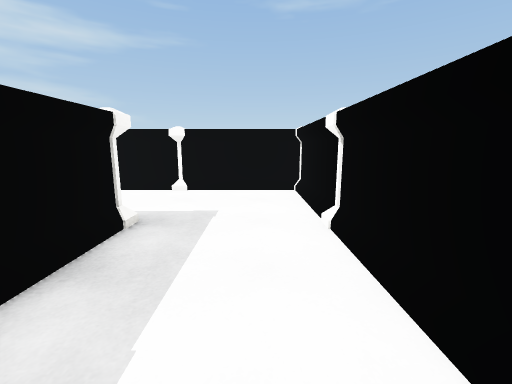
view 1 (above)

23 first-person views from a walk through a Unity game level. The camera is 1.4 m above the floor, tilts 10° down and sees 90° across. The floor is counted in squares, 1 m on a side. Each view is taken from the middle of a square. On the plan, view 1 faces up. The plan holds only what a view shows up to about 13 squares ahead; the rest is blank. The place goes on beyond the plan. The player is left out. Surface patterns are stand-ins for the level's own textures.

view 2
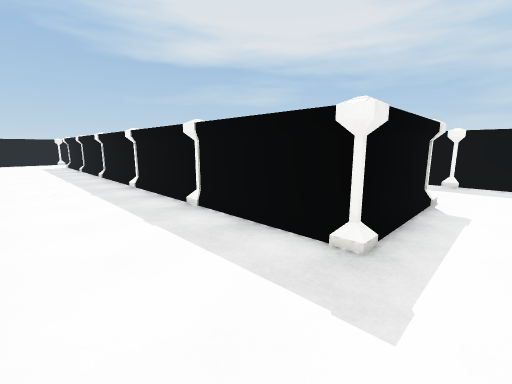

view 3
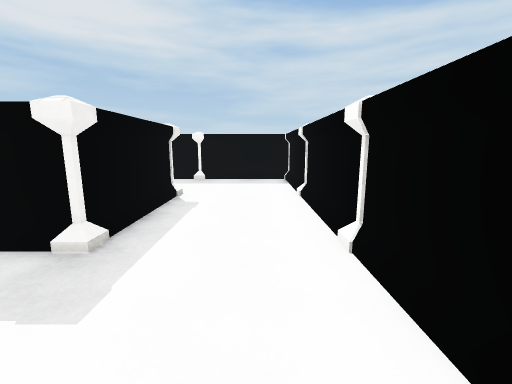

view 4
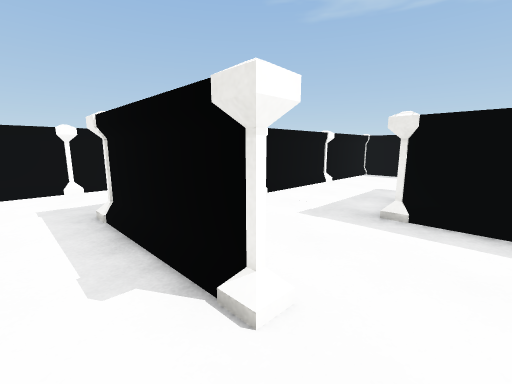

view 5
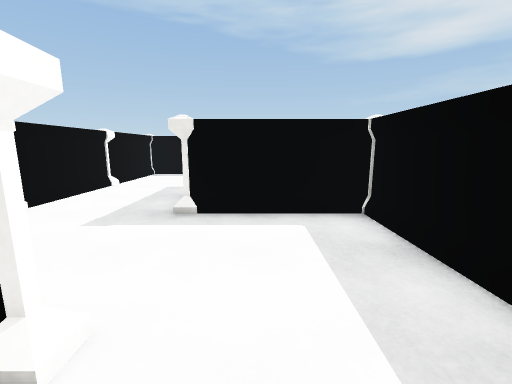

view 6
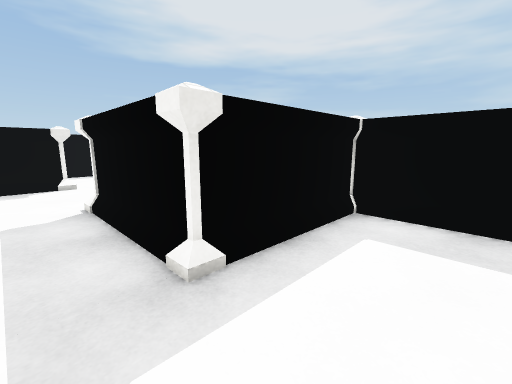

view 7
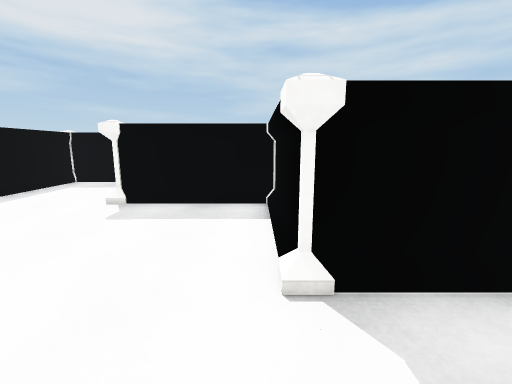

view 8
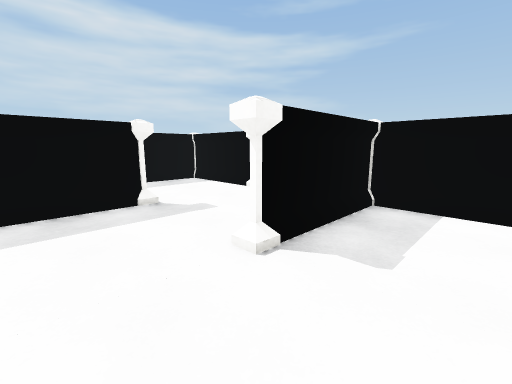

view 9
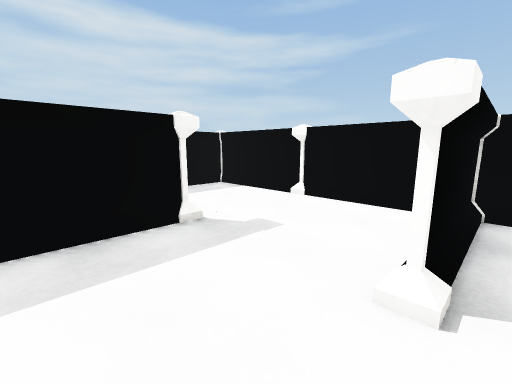

view 10
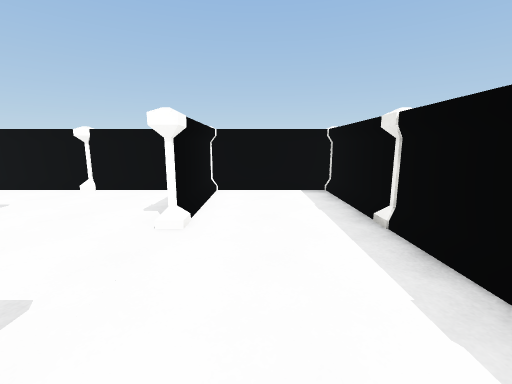

view 11
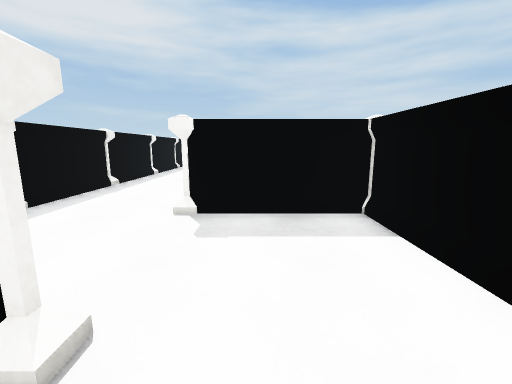

view 12
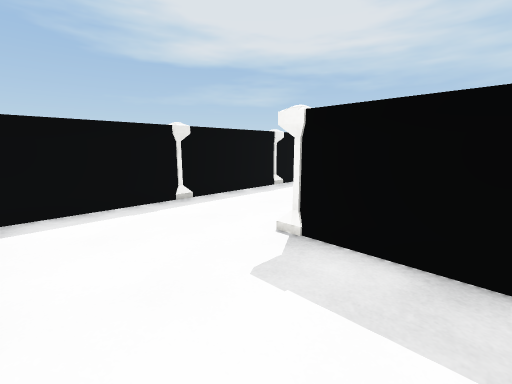

view 13
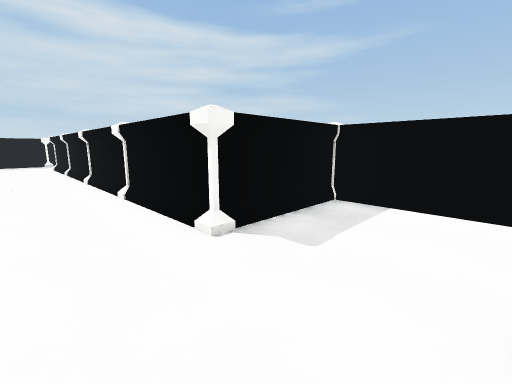

view 14
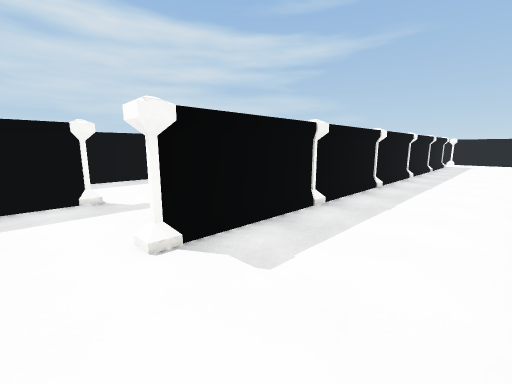

view 15
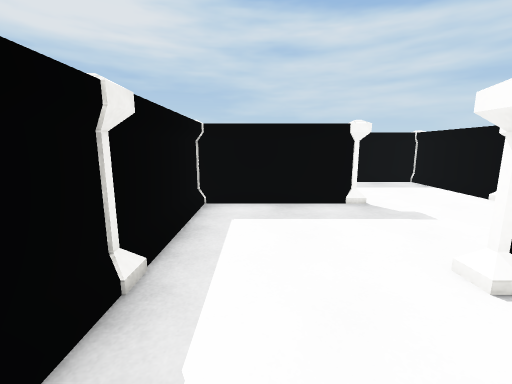

view 16
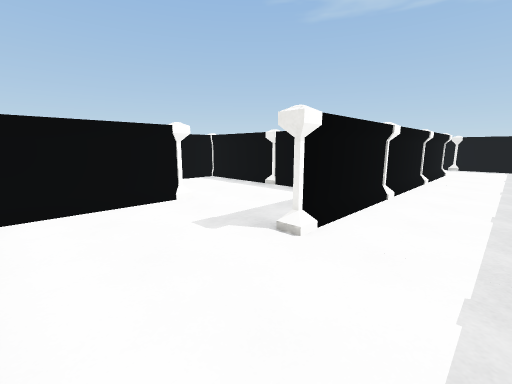

view 17
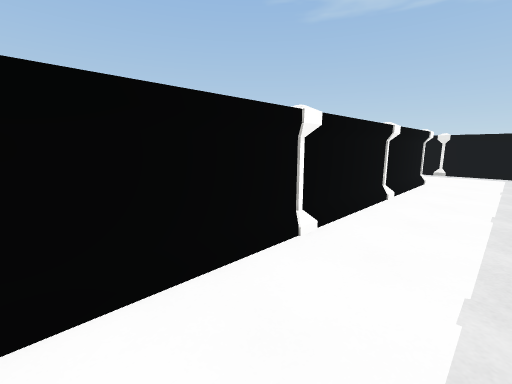

view 18
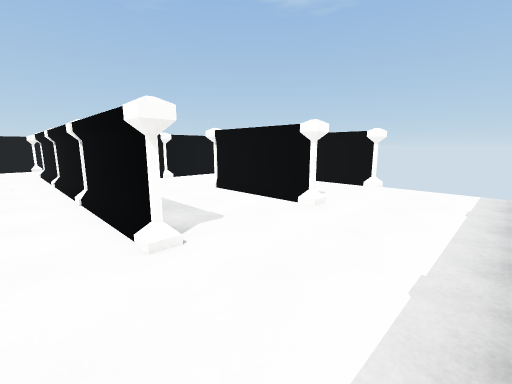

view 19
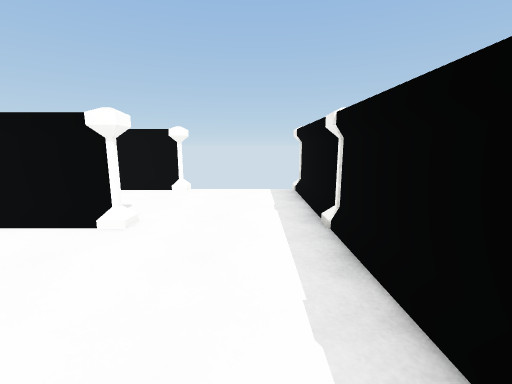

view 20
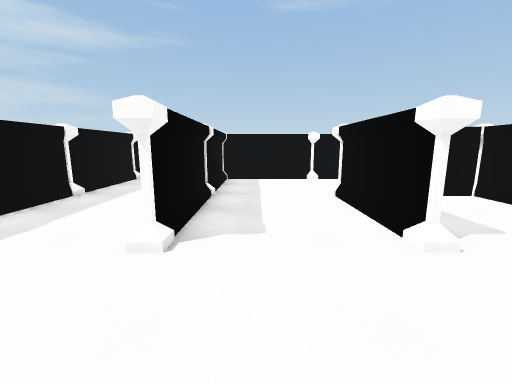

view 21
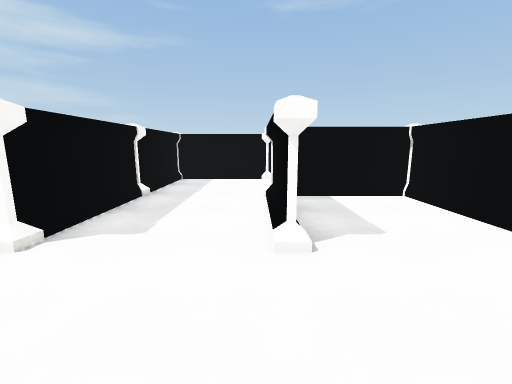

view 22
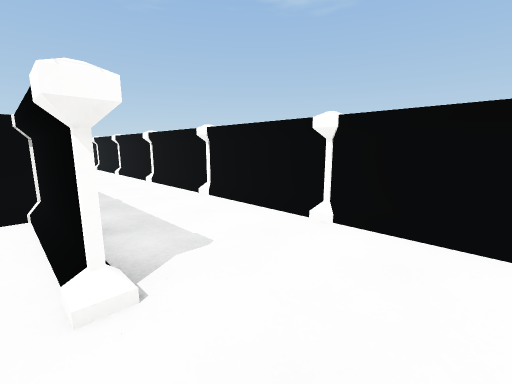

view 23
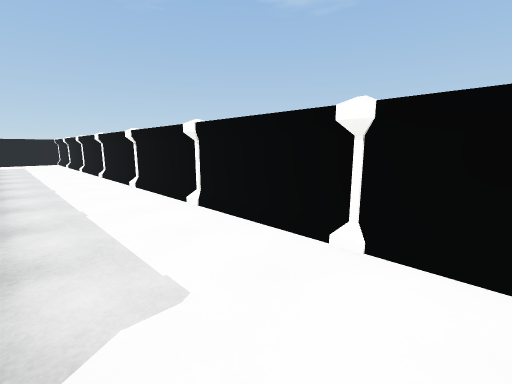

### Floor plan
Points are (right, up) in squares from view 1. A wall is a line through its corners. A room is listed if a view was taken in it or the views show most of it. See-through windows are left out.
Room 1 (views 1, 2, 3, 4, 5, 6, 7, 8, 9, 10, 11, 12, 13, 14, 15, 16, 17, 18, 19, 20, 21, 22, 23)
walls: (-5.6, -11.5) (-2.5, -11.5) (-3.1, -11.5); (-6.8, -11.5) (-10.5, -11.5) (-10.5, -14.6); (-5.5, -7.5) (-2.8, -7.5); (-8.2, -11.5) (-7.1, -11.5); (-2.5, -7.5) (-5.6, -7.5); (-6.5, -16.5) (-6.5, -26.8); (-2.5, -15.5) (-2.5, -0.4); (-6.7, -3.5) (-18.5, -3.5) (-18.5, -7.5) (-30.5, -7.5); (1.5, -10.6) (1.5, -8.5); (-6.5, -2.4) (-6.5, -3.5); (-10.5, -3.5) (-10.5, -7.5); (1.5, -6.6) (1.5, -4.5); (-14.5, -8.5) (-14.5, -11.5); (1.5, -14.6) (1.5, -12.5); (-3.5, -19.5) (1.5, -19.5); (-10.5, -18.9) (-10.5, -25.6); (1.5, -2.6) (1.5, -1.8); (-7, 0.5) (-6.5, 0.5); (-0.8, -19.5) (-6.5, -19.5); (-9.5, 0.5) (-9, 0.5); (1.5, -18.5) (1.5, -17.8); (-2.5, 1.8) (-2.5, -12.8); (-5.5, 4.5) (-3.9, 4.5); (1.5, -23.5) (-1.9, -23.5); (1.5, 5.4) (1.5, 7.4); (-6.5, -27.5) (-6.5, -16.6); (-2.5, -27.5) (-2.5, -23.5); (1.5, -26.6) (1.5, -24.5); (-7.4, 8.5) (-9.4, 8.5); (-3.4, 8.5) (-5.4, 8.5); (-10.5, 8.5) (-10.5, 0.5); (-25.5, -11.5) (-11.4, -11.5); (0.5, 8.5) (-1.5, 8.5); (-9, -31.5) (-7.5, -31.5); (-1.6, -31.5) (0.4, -31.5)
ways out: opening at (-10, 1)
objects: other object (-30, -8); other object (-26, -8); pillar (-22, -8); pillar (-18, -8); pillar (-18, -4); pillar (-15, -8) to (-14, -7); pillar (-14, -4); other object (-11, 9) to (-10, 9); pillar (-10, -24); other object (-10, -20); other object (-10, -12); pillar (-10, -8); pillar (-10, -4); pillar (-10, 4); pillar (-7, -32) to (-6, -32); pillar (-7, -16) to (-6, -15); pillar (-7, -8) to (-6, -7); pillar (-7, 4) to (-6, 5); pillar (-7, 8) to (-6, 9); pillar (-6, -28); pillar (-6, -24); pillar (-6, -20); pillar (-6, -12); pillar (-6, -4); pillar (-6, 0) to (-6, 1); pillar (-3, -32) to (-2, -32); pillar (-3, -24) to (-2, -23); pillar (-3, 8) to (-2, 9); pillar (-2, -28); pillar (-2, -20); pillar (-2, -16); pillar (-2, -12); pillar (-2, -8); pillar (-2, -4); pillar (-2, 0); pillar (-2, 4) to (-2, 5); other object (1, -32) to (2, -31); other object (1, 8) to (2, 9); pillar (2, -28) to (2, -27); pillar (2, -24) to (2, -23); other object (2, -20) to (2, -19); pillar (2, -16) to (2, -15); pillar (2, -12) to (2, -11); pillar (2, -8) to (2, -7); other object (2, -4) to (2, -3); pillar (2, 4) to (2, 5)

Positions as (right, up) in squares from view 1, and headings:
1: (0, 0), facing up
2: (1, 6), facing down-left
3: (1, 7), facing left
4: (-8, 6), facing down-right
5: (-8, 6), facing down
6: (-5, 3), facing down-left
7: (-4, -4), facing left
8: (-8, -10), facing up-left
9: (-10, -10), facing up-left
10: (-11, -9), facing right
11: (-13, -6), facing left
12: (-15, -5), facing down-left
13: (-15, -10), facing up-left
14: (1, -17), facing up-left
15: (0, -18), facing left
16: (-9, -12), facing down-right
17: (-9, -16), facing down-right
18: (-8, -31), facing up-right
19: (-7, -30), facing right
20: (-5, -31), facing up
21: (-3, -31), facing up
22: (-3, -18), facing up-right
23: (-2, -17), facing up-right
